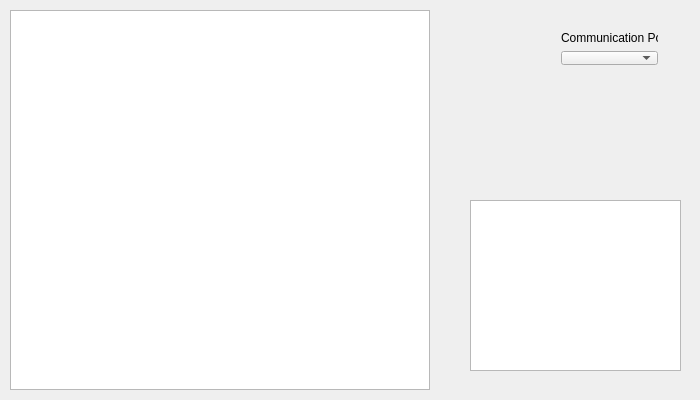
<?xml version="1.0" encoding="UTF-8"?>
<ui version="4.0">
 <class>Widget</class>
 <widget class="QWidget" name="Widget">
  <property name="geometry">
   <rect>
    <x>0</x>
    <y>0</y>
    <width>700</width>
    <height>400</height>
   </rect>
  </property>
  <property name="sizePolicy">
   <sizepolicy hsizetype="Preferred" vsizetype="Preferred">
    <horstretch>0</horstretch>
    <verstretch>0</verstretch>
   </sizepolicy>
  </property>
  <property name="windowTitle">
   <string>Arduino Sonar</string>
  </property>
  <widget class="QWidget" name="layoutWidget">
   <property name="geometry">
    <rect>
     <x>550</x>
     <y>20</y>
     <width>119</width>
     <height>56</height>
    </rect>
   </property>
   <layout class="QVBoxLayout" name="verticalLayout">
    <item>
     <widget class="QLabel" name="label">
      <property name="text">
       <string>Communication Port</string>
      </property>
     </widget>
    </item>
    <item>
     <widget class="QComboBox" name="portBox"/>
    </item>
   </layout>
  </widget>
  <widget class="QPlainTextEdit" name="plainTextEdit">
   <property name="geometry">
    <rect>
     <x>470</x>
     <y>200</y>
     <width>211</width>
     <height>171</height>
    </rect>
   </property>
  </widget>
  <widget class="QGraphicsView" name="outDraw">
   <property name="geometry">
    <rect>
     <x>10</x>
     <y>10</y>
     <width>420</width>
     <height>380</height>
    </rect>
   </property>
   <property name="verticalScrollBarPolicy">
    <enum>Qt::ScrollBarAlwaysOff</enum>
   </property>
   <property name="horizontalScrollBarPolicy">
    <enum>Qt::ScrollBarAlwaysOff</enum>
   </property>
   <property name="sizeAdjustPolicy">
    <enum>QAbstractScrollArea::AdjustIgnored</enum>
   </property>
  </widget>
 </widget>
 <layoutdefault spacing="6" margin="11"/>
 <resources/>
 <connections/>
</ui>
